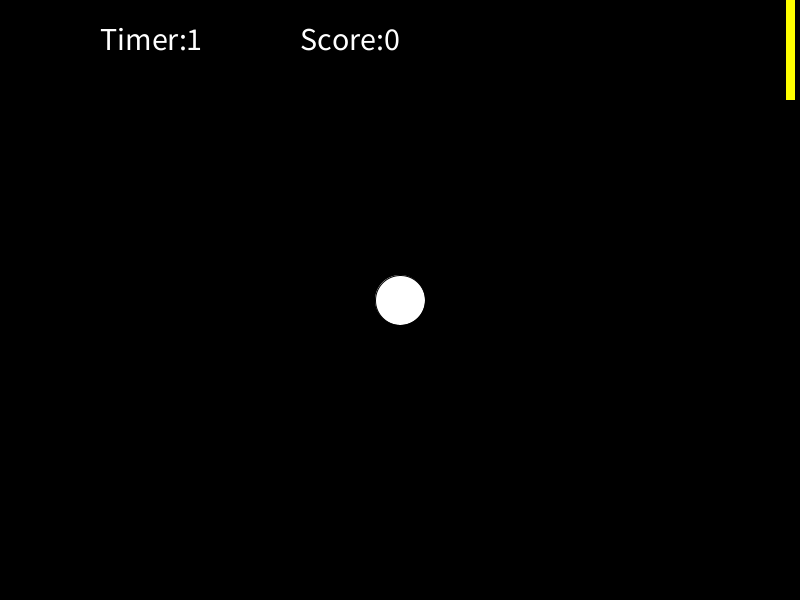
Frame 1 (no input)
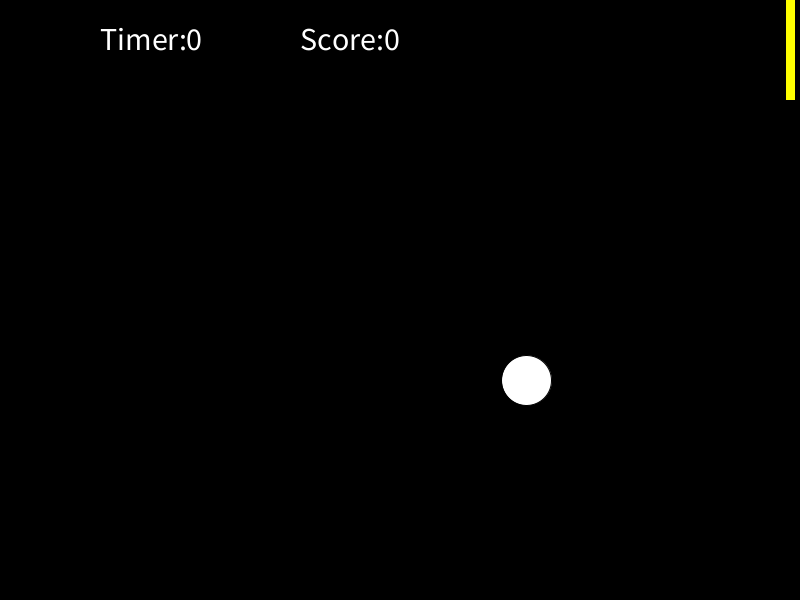
Frame 60 (the mouse pressed at the canvas centre just before this capture)
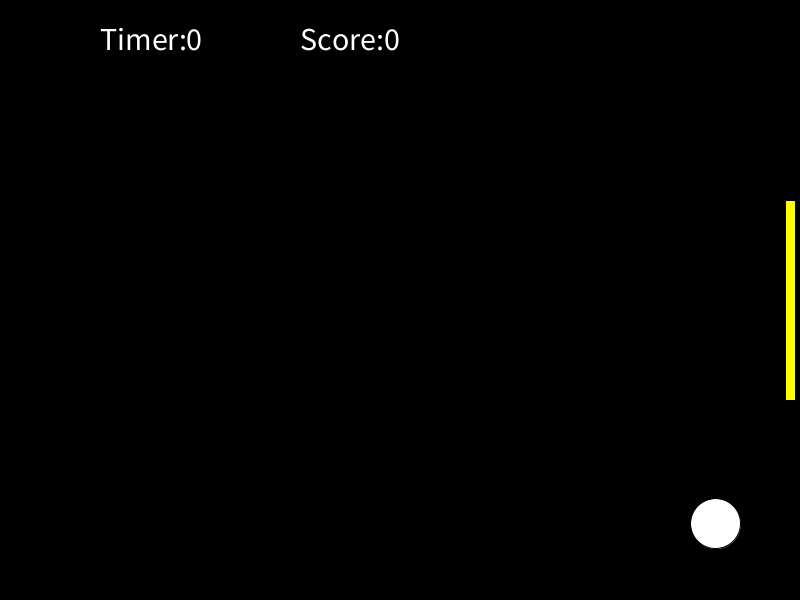
Frame 120 (the mouse held since frame 60 and released just before this capture)

The Processing sketch that drew these frames (run headless with seeded random() and noise(); from frame 60 on, the mouse is pressed at the canvas centre):

// Processing sketch: Pong
// ── Pong.pde
//player
//ball
//collision dection
//score
//lives
//timer

Paddle player1;
Ball ball;
PVector playerPos [] =new PVector[2];
int start;

void setup(){

  size(800,600);
  playerPos[0] =new PVector(width-10,height/2);
  player1 = new Paddle(playerPos[0]);
  ball = new Ball(width/2,height/2);
  start = millis();
  
}


void draw(){
  
  
  background(0);
  player1.update();
  player1.display();
  ball.display();
  ball.move();
  
  //if ball goes outside of y
  if(ball.y >height-ball.size/2 || ball.y<ball.size/2){
    ball.bounceY();
  }
  if(ball.x <= ball.size/2){
    ball.bounceX();
  }
  
  if(ball.x >=width-ball.size/2){
    start=millis();
    ball.reset();
  }
  
  //check if the ball is within the boundray of paddle
  if(ball.x >= player1.position.x-(5+ball.size/2) && ball.y >= player1.position.y-player1.rectSize/2 &&  ball.y <= player1.position.y + player1.rectSize/2){
    ball.bounceP();
  
  }
  fill(255);
  textSize(32);
  text("Score:"+ball.score,300,50);
  int timer = millis()-start;
  textSize(32);
  text("Timer:"+timer/1000,100,50);
}

// ── Ball.pde
class Ball{
  float x,y;
  float xSpeed,ySpeed;
  int size;
  int score;

  Ball(float _x, float _y){
    x = _x;
    y = _y;
    size = 50;
    xSpeed = random(5,10);
    ySpeed = random(5,10);
  }

  //bouce paddle
  void bounceP(){
    xSpeed *= -1.1;
    ySpeed *= 1.1;
    score++;
  }
  //bounce top and bottom
  void bounceY(){
    ySpeed = -ySpeed;
  
  }
  void bounceX(){
    xSpeed = -xSpeed;
  }
  //display
  void display(){
    fill(255);
    ellipse(x,y,size,size);
 
  }
  //move
  void move(){
  x += xSpeed;
  y += ySpeed;
  }
  //restart
    //reset ball
    //subtract score
  void reset(){
    x=width/2;
    y=height/2;
    xSpeed = random(5,10);
    ySpeed = random(5,10);
    score =0;
  }
}

// ── Paddle.pde
class Paddle{
  PVector position;
  float rectSize;


  Paddle(PVector _position){
  
    position = _position;
    rectSize =200;
  
  }

  void update(){
  
    position.y =mouseY;
  
  }

  void display(){
  
    rectMode(CENTER);
    fill(255,255,0);
    rect(position.x,position.y,10,rectSize);
  
  }


}
